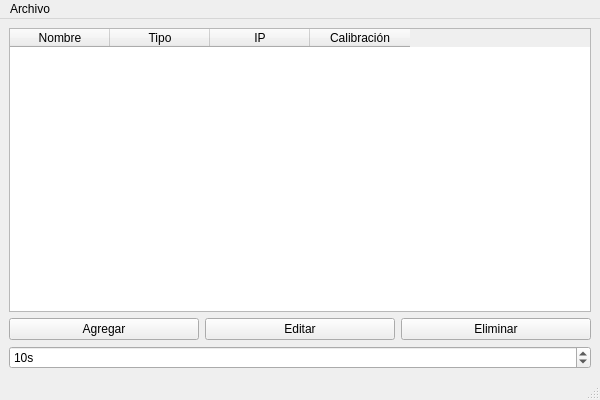
<?xml version="1.0" encoding="UTF-8"?>
<ui version="4.0">
 <class>MainWindow</class>
 <widget class="QMainWindow" name="MainWindow">
  <property name="geometry">
   <rect>
    <x>0</x>
    <y>0</y>
    <width>600</width>
    <height>400</height>
   </rect>
  </property>
  <property name="windowTitle">
   <string>Gestor de Dispositivos IoT</string>
  </property>
  <widget class="QWidget" name="centralwidget">
   <layout class="QVBoxLayout" name="verticalLayout">
    <item>
     <widget class="QTableWidget" name="deviceTableWidget">
      <column>
       <property name="text">
        <string>Nombre</string>
       </property>
      </column>
      <column>
       <property name="text">
        <string>Tipo</string>
       </property>
      </column>
      <column>
       <property name="text">
        <string>IP</string>
       </property>
      </column>
      <column>
       <property name="text">
        <string>Calibración</string>
       </property>
      </column>
     </widget>
    </item>
    <item>
     <layout class="QHBoxLayout" name="buttonLayout">
      <item>
       <widget class="QPushButton" name="addButton">
        <property name="text">
         <string>Agregar</string>
        </property>
       </widget>
      </item>
      <item>
       <widget class="QPushButton" name="editButton">
        <property name="text">
         <string>Editar</string>
        </property>
       </widget>
      </item>
      <item>
       <widget class="QPushButton" name="deleteButton">
        <property name="text">
         <string>Eliminar</string>
        </property>
       </widget>
      </item>
     </layout>
    </item>
    <item>
     <widget class="QSpinBox" name="refreshIntervalSpinBox">
      <property name="suffix">
       <string>s</string>
      </property>
      <property name="minimum">
       <number>1</number>
      </property>
      <property name="maximum">
       <number>60</number>
      </property>
      <property name="value">
       <number>10</number>
      </property>
     </widget>
    </item>
   </layout>
  </widget>
  <widget class="QMenuBar" name="menubar">
   <property name="geometry">
    <rect>
     <x>0</x>
     <y>0</y>
     <width>600</width>
     <height>19</height>
    </rect>
   </property>
   <widget class="QMenu" name="menuArchivo">
    <property name="title">
     <string>Archivo</string>
    </property>
    <addaction name="actionLogout"/>
   </widget>
   <addaction name="menuArchivo"/>
  </widget>
  <widget class="QStatusBar" name="statusbar"/>
  <action name="actionLogout">
   <property name="text">
    <string>Cerrar sesión</string>
   </property>
  </action>
 </widget>
 <resources/>
 <connections/>
</ui>
